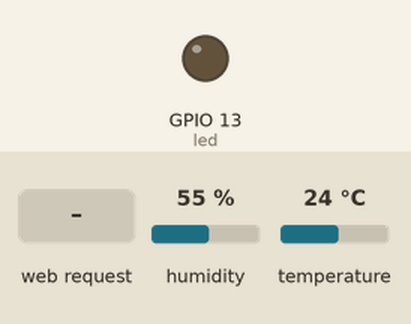
Recording of a sketch running on a simulated ESP8266 (NodeMCU). On the bench: output pins drawn as LEDs (lit = HIGH). The test bench sets the inputs (shaded band); at power-on: humidity 55 %, temperature 24 °C. WiFi joins after 1.5 s; servers stay silent unless stated; what the sketch prints to the serial monitor is not drawn.

Above: at 2.7 s.
2.8 s: HTTP request GET /led received
At 3.3 s:
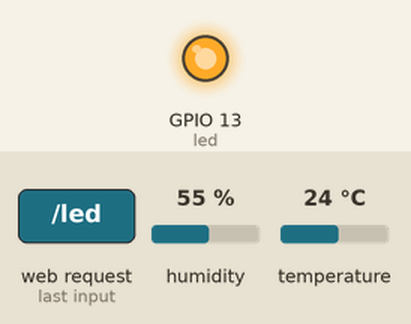
4.3 s: HTTP request GET /events received
Timing chart, 0 to 7.3 s (numbered marks = the images above; inputs shaded):
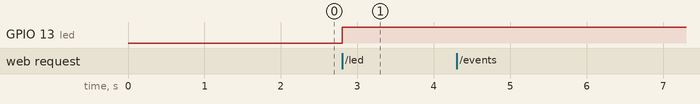

The sketch:

esp8266web.ino
```cpp
#include <ESP8266WiFi.h>
#include <ESP8266WebServer.h>
#include <DHT.h>

#define DHTTYPE DHT22
#define DHTPIN 2

const char* ssid = "<SSID>";
const char* password = "<PASSWORD>";

// 서버 객체 생성, 인자로 포트 지정
ESP8266WebServer server(80);

// DHT 객체 생성
DHT dht(DHTPIN, DHTTYPE, 12); // esp8266을 위해 12 지정

float temp, humi;
String webString="";
unsigned long previousMillis = 0;
const long interval = 2000;
const int led = 13;
int ledstate = 0;

void setup() {
  pinMode(led, OUTPUT);
  digitalWrite(led, 0);
  Serial.begin(115200);
  delay(10);
  dht.begin();

  // WiFi 네트워크 연결
  Serial.print("Connecting to ");
  Serial.println(ssid);

  WiFi.begin(ssid, password);
  while (WiFi.status() != WL_CONNECTED) {
    delay(500);
    Serial.print(".");
  }
  Serial.println("");
  Serial.println("WiFi connected");

  // 서버 시작
  server.on("/led", handleled);
  server.on("/events", handleevents);
  server.begin();

  // IP 주소 출력
  Serial.println(WiFi.localIP());
}

void loop() {
  server.handleClient();
}

void handleled() {
  ledstate = !ledstate;
  digitalWrite(led, ledstate);
  Serial.println("led" + ledstate);
  server.send(200, "text/plain", "OK");
}

void handleevents() {
  gettemphumi();
  webString="{\"temperature\": \"" + String(temp) + "\", \"humidity\": \"" + String(humi) + "\" }";
  Serial.println(webString);
  server.send(200, "text/plain", webString);
  yield();
}

void gettemphumi() {
  unsigned long currentMillis = millis();
  if (currentMillis - previousMillis >= interval) {
    previousMillis = currentMillis;
    humi = dht.readHumidity();
    temp = dht.readTemperature(false);
    if (isnan(humi) || isnan(temp)) {
      Serial.println("Failed to read dht sensor.");
      return;
    }
  }
}
```

Measured:
- after the input at 2.8 s, GPIO 13 (led): LOW → HIGH at once
- after the input at 4.3 s, every drawn part: stays the same
